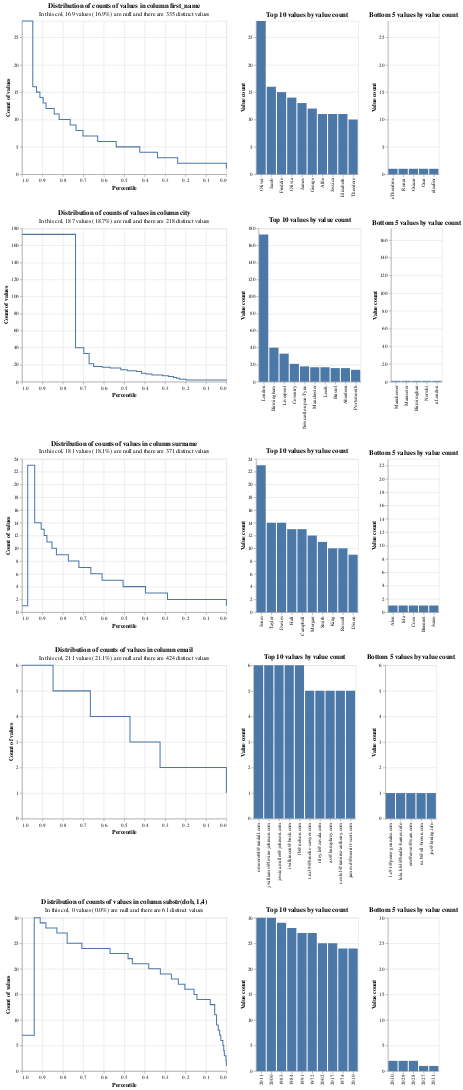

The notebook cell this image was saved under:
### Markdown cell above
The distribution of values in your data is important for two main reasons:

1. Columns with higher cardinality (number of distinct values) are usually more useful for data linking.  For instance, date of birth is a much stronger linkage variable than gender.

2. The skew of values is important.  If you have a `city` column that has 1,000 distinct values, but 75% of them are `London`, this is much less useful for linkage than if the 1,000 values were equally distributed

The `linker.profile_columns()` method creates summary charts to help you understand these aspects of your data. 

You may input column names (e.g. first_name), or arbitrary sql expressions like concat(first_name, surname).

### Code cell
linker.profile_columns(["first_name", "city", "surname", "email", "substr(dob, 1,4)"], top_n=10, bottom_n=5)
